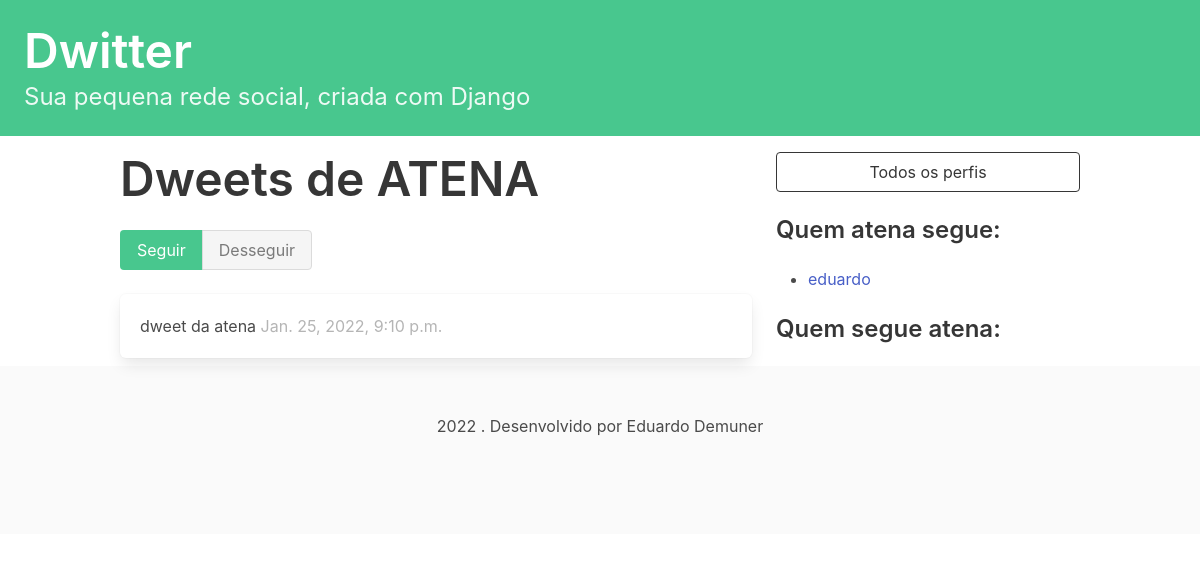
Screenshot of /profile/7 (signed in) with the database file from the repository.
### dwitter/models.py (models this page shows, shortened)
class Profile(models.Model):
    user = models.OneToOneField(User, on_delete=models.CASCADE)
    follows = models.ManyToManyField(
        "self",
        related_name="followed_by",
        symmetrical=False,
        blank=True
    )
    def __str__(self):
        return self.user.username

class Dweet(models.Model):
    user = models.ForeignKey(
        User, related_name="dweets", on_delete=models.DO_NOTHING
    )
    body = models.CharField(max_length=140)
    created_at = models.DateTimeField(auto_now_add=True)

### dwitter/views.py (the view, shortened to what this page needs)
# urls.py: path("profile/<int:pk>", profile, name="profile"),
@login_required(login_url='/login/')
def profile(request, pk):
    profile = Profile.objects.get(pk=pk)
    return render(request, "dwitter/profile.html", {"profile": profile})

### dwitter/templates/dwitter/profile.html (shortened to what this page needs)
{% extends 'base.html' %}
{% block content %}
<div class="columns">
    <div class="column">
        <div class="block">
            <h1 class="title is-1">
                Dweets de {{ profile.user.username|upper }}
            </h1>
            <form method="post">
                <div class="buttons has-addons">
                    {% if profile in user.profile.follows.all %}
                        <button class="button is-success is-static">Seguir</button>
                        <button class="button is-danger"
                        name="follow" value="unfollow">Desseguir</button>
                    {% else %}
                        <button class="button is-success"
                        name="follow" value="follow">Seguir</button>
                        <button class="button is-danger is-static">Desseguir</button>
                    {% endif %}
                </div>
            </form>
        </div>
        <div class="content">
    {% for dweet in profile.user.dweets.all %}
        <div class="box">
            {{ dweet.body }}
            <span class="is-small has-text-grey-light">
                {{ dweet.created_at }}
            </span>
        </div>
    {% endfor %}
</div>
    </div>
    <div class="column is-one-third">
        <div class=block>
            <a href="{% url 'dwitter:profile_list' %}">
                <button class="button is-dark is-outlined is-fullwidth">
                    Todos os perfis
                </button>
            </a>
        </div>
        <div class="block">
            <h3 class="title is-4">
                Quem {{ profile.user.username }} segue:
            </h3>
            <div class="content">
                <ul>
                    {% for following in profile.follows.all %}
                        <li>
                            <a href="{% url 'dwitter:profile' following.id %}">
                                {{ following }}
                            </a>
                        </li>
                    {% endfor %}
                </ul>
            </div>
        </div>
        <div class="block">
            <h3 class="title is-4">
                    Quem segue {{ profile.user.username }}:
            </h3>
        </div>
    </div>
</div>
{% endblock content %}

### rows the page displays
Profile: user.username "ATENA", user.username "atena"
Dweet: body "dweet da atena", created_at "Jan. 25, 2022, 9:10 p.m."
Profile: user.username "eduardo"
